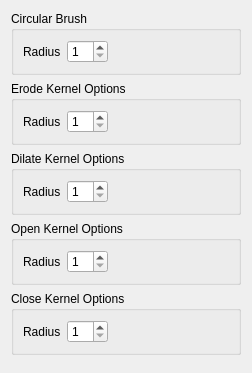
<?xml version="1.0" encoding="UTF-8"?>
<ui version="4.0">
 <class>EditorSettingsPanel</class>
 <widget class="QWidget" name="EditorSettingsPanel">
  <property name="geometry">
   <rect>
    <x>0</x>
    <y>0</y>
    <width>252</width>
    <height>373</height>
   </rect>
  </property>
  <property name="sizePolicy">
   <sizepolicy hsizetype="Minimum" vsizetype="Preferred">
    <horstretch>0</horstretch>
    <verstretch>0</verstretch>
   </sizepolicy>
  </property>
  <property name="minimumSize">
   <size>
    <width>150</width>
    <height>0</height>
   </size>
  </property>
  <property name="windowTitle">
   <string>Form</string>
  </property>
  <layout class="QVBoxLayout" name="verticalLayout">
   <item>
    <widget class="QGroupBox" name="groupBox_2">
     <property name="sizePolicy">
      <sizepolicy hsizetype="Minimum" vsizetype="Preferred">
       <horstretch>0</horstretch>
       <verstretch>0</verstretch>
      </sizepolicy>
     </property>
     <property name="title">
      <string>Circular Brush</string>
     </property>
     <layout class="QVBoxLayout" name="verticalLayout_2">
      <item>
       <layout class="QHBoxLayout" name="horizontalLayout">
        <item>
         <widget class="QLabel" name="label">
          <property name="sizePolicy">
           <sizepolicy hsizetype="Maximum" vsizetype="Preferred">
            <horstretch>0</horstretch>
            <verstretch>0</verstretch>
           </sizepolicy>
          </property>
          <property name="maximumSize">
           <size>
            <width>72</width>
            <height>16777215</height>
           </size>
          </property>
          <property name="text">
           <string>Radius</string>
          </property>
         </widget>
        </item>
        <item>
         <widget class="QSpinBox" name="m_brushRadius">
          <property name="sizePolicy">
           <sizepolicy hsizetype="Maximum" vsizetype="Fixed">
            <horstretch>0</horstretch>
            <verstretch>0</verstretch>
           </sizepolicy>
          </property>
          <property name="minimum">
           <number>1</number>
          </property>
          <property name="value">
           <number>1</number>
          </property>
         </widget>
        </item>
        <item>
         <spacer name="horizontalSpacer_3">
          <property name="orientation">
           <enum>Qt::Horizontal</enum>
          </property>
          <property name="sizeHint" stdset="0">
           <size>
            <width>40</width>
            <height>20</height>
           </size>
          </property>
         </spacer>
        </item>
       </layout>
      </item>
     </layout>
    </widget>
   </item>
   <item>
    <widget class="QGroupBox" name="groupBox_6">
     <property name="sizePolicy">
      <sizepolicy hsizetype="Minimum" vsizetype="Preferred">
       <horstretch>0</horstretch>
       <verstretch>0</verstretch>
      </sizepolicy>
     </property>
     <property name="title">
      <string>Erode Kernel Options</string>
     </property>
     <layout class="QVBoxLayout" name="verticalLayout_6">
      <item>
       <layout class="QHBoxLayout" name="horizontalLayout_5">
        <item>
         <widget class="QLabel" name="label_5">
          <property name="sizePolicy">
           <sizepolicy hsizetype="Maximum" vsizetype="Preferred">
            <horstretch>0</horstretch>
            <verstretch>0</verstretch>
           </sizepolicy>
          </property>
          <property name="maximumSize">
           <size>
            <width>72</width>
            <height>16777215</height>
           </size>
          </property>
          <property name="text">
           <string>Radius</string>
          </property>
         </widget>
        </item>
        <item>
         <widget class="QSpinBox" name="m_erodeRadius">
          <property name="sizePolicy">
           <sizepolicy hsizetype="Maximum" vsizetype="Fixed">
            <horstretch>0</horstretch>
            <verstretch>0</verstretch>
           </sizepolicy>
          </property>
          <property name="minimum">
           <number>1</number>
          </property>
          <property name="value">
           <number>1</number>
          </property>
         </widget>
        </item>
        <item>
         <spacer name="horizontalSpacer_7">
          <property name="orientation">
           <enum>Qt::Horizontal</enum>
          </property>
          <property name="sizeHint" stdset="0">
           <size>
            <width>40</width>
            <height>20</height>
           </size>
          </property>
         </spacer>
        </item>
       </layout>
      </item>
     </layout>
    </widget>
   </item>
   <item>
    <widget class="QGroupBox" name="groupBox_4">
     <property name="sizePolicy">
      <sizepolicy hsizetype="Minimum" vsizetype="Preferred">
       <horstretch>0</horstretch>
       <verstretch>0</verstretch>
      </sizepolicy>
     </property>
     <property name="title">
      <string>Dilate Kernel Options</string>
     </property>
     <layout class="QVBoxLayout" name="verticalLayout_4">
      <item>
       <layout class="QHBoxLayout" name="horizontalLayout_3">
        <item>
         <widget class="QLabel" name="label_3">
          <property name="sizePolicy">
           <sizepolicy hsizetype="Maximum" vsizetype="Preferred">
            <horstretch>0</horstretch>
            <verstretch>0</verstretch>
           </sizepolicy>
          </property>
          <property name="maximumSize">
           <size>
            <width>72</width>
            <height>16777215</height>
           </size>
          </property>
          <property name="text">
           <string>Radius</string>
          </property>
         </widget>
        </item>
        <item>
         <widget class="QSpinBox" name="m_dilateRadius">
          <property name="sizePolicy">
           <sizepolicy hsizetype="Maximum" vsizetype="Fixed">
            <horstretch>0</horstretch>
            <verstretch>0</verstretch>
           </sizepolicy>
          </property>
          <property name="minimum">
           <number>1</number>
          </property>
          <property name="value">
           <number>1</number>
          </property>
         </widget>
        </item>
        <item>
         <spacer name="horizontalSpacer_5">
          <property name="orientation">
           <enum>Qt::Horizontal</enum>
          </property>
          <property name="sizeHint" stdset="0">
           <size>
            <width>40</width>
            <height>20</height>
           </size>
          </property>
         </spacer>
        </item>
       </layout>
      </item>
     </layout>
    </widget>
   </item>
   <item>
    <widget class="QGroupBox" name="groupBox_5">
     <property name="sizePolicy">
      <sizepolicy hsizetype="Minimum" vsizetype="Preferred">
       <horstretch>0</horstretch>
       <verstretch>0</verstretch>
      </sizepolicy>
     </property>
     <property name="title">
      <string>Open Kernel Options</string>
     </property>
     <layout class="QVBoxLayout" name="verticalLayout_5">
      <item>
       <layout class="QHBoxLayout" name="horizontalLayout_4">
        <item>
         <widget class="QLabel" name="label_4">
          <property name="sizePolicy">
           <sizepolicy hsizetype="Maximum" vsizetype="Preferred">
            <horstretch>0</horstretch>
            <verstretch>0</verstretch>
           </sizepolicy>
          </property>
          <property name="maximumSize">
           <size>
            <width>72</width>
            <height>16777215</height>
           </size>
          </property>
          <property name="text">
           <string>Radius</string>
          </property>
         </widget>
        </item>
        <item>
         <widget class="QSpinBox" name="m_openRadius">
          <property name="sizePolicy">
           <sizepolicy hsizetype="Maximum" vsizetype="Fixed">
            <horstretch>0</horstretch>
            <verstretch>0</verstretch>
           </sizepolicy>
          </property>
          <property name="minimum">
           <number>1</number>
          </property>
          <property name="value">
           <number>1</number>
          </property>
         </widget>
        </item>
        <item>
         <spacer name="horizontalSpacer_6">
          <property name="orientation">
           <enum>Qt::Horizontal</enum>
          </property>
          <property name="sizeHint" stdset="0">
           <size>
            <width>40</width>
            <height>20</height>
           </size>
          </property>
         </spacer>
        </item>
       </layout>
      </item>
     </layout>
    </widget>
   </item>
   <item>
    <widget class="QGroupBox" name="groupBox_3">
     <property name="sizePolicy">
      <sizepolicy hsizetype="Minimum" vsizetype="Preferred">
       <horstretch>0</horstretch>
       <verstretch>0</verstretch>
      </sizepolicy>
     </property>
     <property name="title">
      <string>Close Kernel Options</string>
     </property>
     <layout class="QVBoxLayout" name="verticalLayout_3">
      <item>
       <layout class="QHBoxLayout" name="horizontalLayout_2">
        <item>
         <widget class="QLabel" name="label_2">
          <property name="sizePolicy">
           <sizepolicy hsizetype="Maximum" vsizetype="Preferred">
            <horstretch>0</horstretch>
            <verstretch>0</verstretch>
           </sizepolicy>
          </property>
          <property name="maximumSize">
           <size>
            <width>72</width>
            <height>16777215</height>
           </size>
          </property>
          <property name="text">
           <string>Radius</string>
          </property>
         </widget>
        </item>
        <item>
         <widget class="QSpinBox" name="m_closeRadius">
          <property name="sizePolicy">
           <sizepolicy hsizetype="Maximum" vsizetype="Fixed">
            <horstretch>0</horstretch>
            <verstretch>0</verstretch>
           </sizepolicy>
          </property>
          <property name="minimum">
           <number>1</number>
          </property>
          <property name="value">
           <number>1</number>
          </property>
         </widget>
        </item>
        <item>
         <spacer name="horizontalSpacer_4">
          <property name="orientation">
           <enum>Qt::Horizontal</enum>
          </property>
          <property name="sizeHint" stdset="0">
           <size>
            <width>40</width>
            <height>20</height>
           </size>
          </property>
         </spacer>
        </item>
       </layout>
      </item>
     </layout>
    </widget>
   </item>
   <item>
    <spacer name="verticalSpacer">
     <property name="orientation">
      <enum>Qt::Vertical</enum>
     </property>
     <property name="sizeHint" stdset="0">
      <size>
       <width>20</width>
       <height>40</height>
      </size>
     </property>
    </spacer>
   </item>
  </layout>
 </widget>
 <resources>
  <include location="../../rsc/espina.qrc"/>
 </resources>
 <connections/>
</ui>
